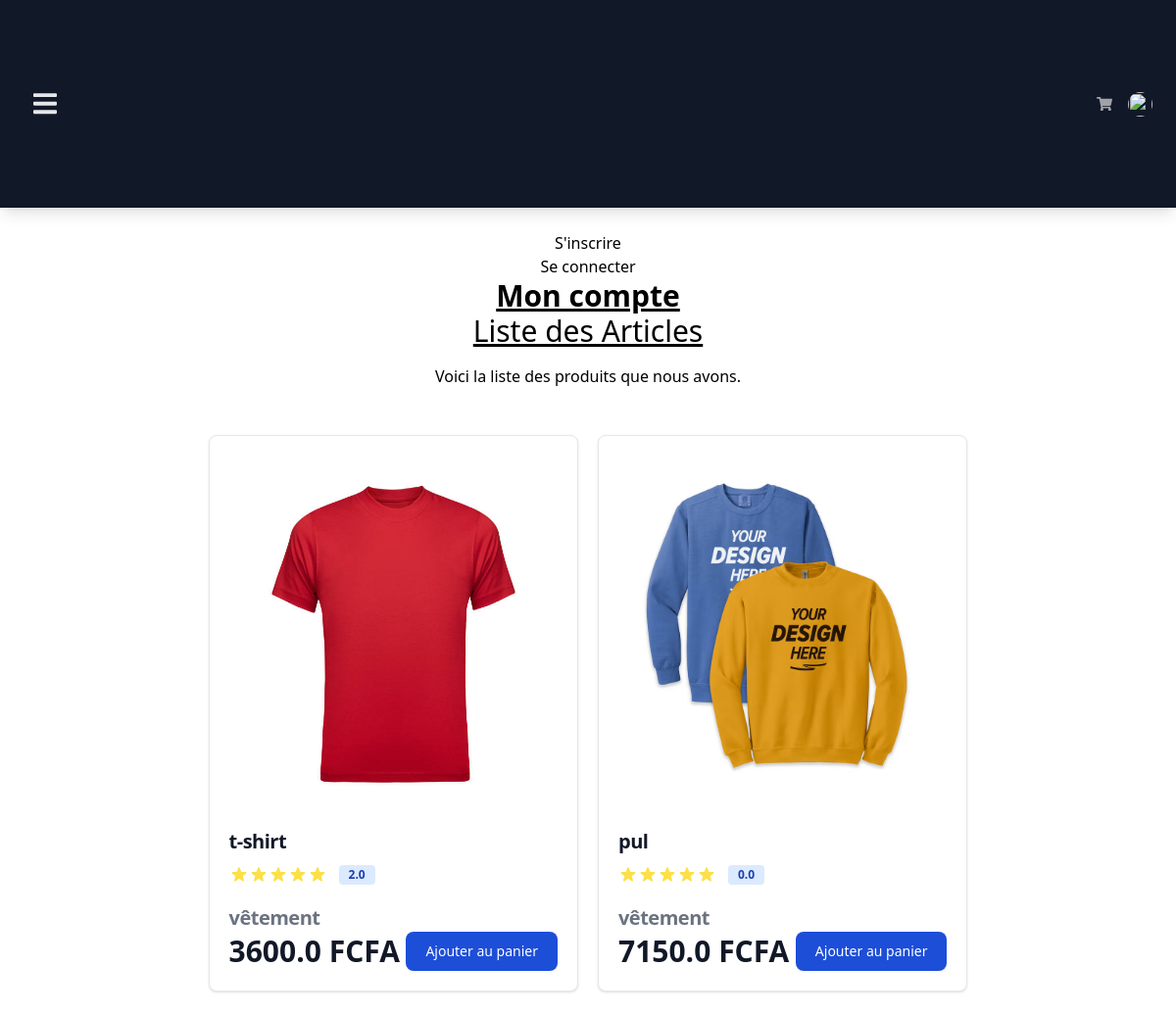
Screenshot of /boutique/ with the database file from the repository.
### ventes/models.py (models this page shows, shortened)
class Article(models.Model):
    designation = models.CharField(max_length=128, unique=True)
    pricePurchase = models.FloatField(default=0.0)
    benefitPercentage = models.IntegerField(default=0, validators=[MinValueValidator(0), MaxValueValidator(100)])
    stock = models.IntegerField(default=0)
    reduction = models.IntegerField(default=0, blank=True)
    description = models.TextField(blank=True)
    note = models.FloatField(default=0.0, blank=True, validators=[MinValueValidator(0.0), MaxValueValidator(5.0)])
    thumbnail = models.ImageField(upload_to="articles", blank=True, null=True)
    categorie = models.ForeignKey(Categorie, null=True, blank=True, on_delete=models.SET_NULL)
    def getSalePrice(self):
        return self.pricePurchase + (self.pricePurchase*self.benefitPercentage/100)

class Categorie(models.Model):
    wording = models.CharField(max_length=128)
    def __str__(self):
        return self.wording

### ventes/views.py (the view)
# urls.py: path('', views.index, name='index'),
def index(request):
    data = {}
    shopper = ov.findShopper(request.user)
    if shopper:
        data['commandLine'] = shopper.getCurrentCommande()
    data["articles"] =  Article.objects.all()
    return render(request, 'store/index.html', context=data)

### ventes/otherViews.py (called while the page is built)
def findShopper(user: object) -> Shopper:
    if user.is_authenticated:
        return Shopper.objects.filter(user=user)[0]
    return None

### ventes/templates/store/index.html (shortened to what this page needs)
{% extends 'base.html' %}
{% block content %}
    <div class="flex flex-col items-center mb-12 space-y-4">
        <h1 class="text-3xl underline underline-offset-auto">Liste des Articles</h1>
        <p>Voici la liste des produits que nous avons.</p>
    </div>
    {% if not articles %}
        <h3>Il n'y aucun article dans la boutique.</h3>
    {% else %}
        <div class="flex items-center space-x-5">
            {% for article in articles %}
                <div class="w-full max-w-sm bg-white border border-gray-200 rounded-lg shadow dark:bg-gray-800 dark:border-gray-700">
                    <a href="{% url 'ventes:article' article.id %}">
                        <img class="p-8 rounded-t-lg" src="{{ article.thumbnail.url }}" alt="{{ article.designation }}" style="height: 400px;"/>
                    </a>
                    <div class="px-5 pb-5">
                        <a href="">
                            <h5 class="text-xl font-semibold tracking-tight text-gray-900 dark:text-white">{{ article.designation }}</h5>
                        </a>
                        <div class="flex items-center mt-2.5 mb-5">
                            <span class="bg-blue-100 text-blue-800 text-xs font-semibold mr-2 px-2.5 py-0.5 rounded dark:bg-blue-200 dark:text-blue-800 ml-3">{{ article.note }}</span>
                        </div>
                        <h5 class="text-xl font-semibold tracking-tight text-gray-500 dark:text-white">{{ article.categorie }}</h5>
                        <div class="flex items-center justify-between">
                            <span class="text-3xl font-bold text-gray-900 dark:text-white">{{ article.getSalePrice }} FCFA</span>
                            <a href="#" class="text-white bg-blue-700 hover:bg-blue-800 focus:ring-4 focus:outline-none focus:ring-blue-300 font-medium rounded-lg text-sm px-5 py-2.5 text-center dark:bg-blue-600 dark:hover:bg-blue-700 dark:focus:ring-blue-800">Ajouter au panier</a>
                        </div>
                    </div>
                </div>
            {% endfor %}
        </div>
    {% endif %}
{% endblock %}

### layouts/base.html (shortened to what this page needs)
<!DOCTYPE html>
<html lang="en">
<head>
    <link rel="stylesheet" href="/media/static/css/output.css">
    <link rel="stylesheet" href="https://cdnjs.cloudflare.com/ajax/libs/font-awesome/6.0.0/css/all.min.css" />
    <link rel="stylesheet" href="https://cdn.jsdelivr.net/npm/tw-elements/dist/css/index.min.css" />
    <script src="https://cdn.tailwindcss.com"></script>
  </head>
<body class="">
      <nav class="relative w-full flex flex-wrap items-center justify-between py-3 bg-gray-900 text-gray-200 shadow-lg navbar navbar-expand-lg navbar-light">
  <div class="container-fluid w-full flex flex-wrap items-center justify-between px-6">
    <button
      class="navbar-toggler text-gray-200 border-0 hover:shadow-none hover:no-underline py-2 px-2.5 bg-transparent focus:outline-none focus:ring-0 focus:shadow-none focus:no-underline"
      type="button"
      data-bs-toggle="collapse"
      data-bs-target="#navbarSupportedContent1"
      aria-controls="navbarSupportedContent"
      aria-expanded="false"
      aria-label="Toggle navigation"
    >
    </button>
    <div class="flex items-center relative">
      <a class="text-white opacity-60 hover:opacity-80 focus:opacity-80 mr-4" href="#">
      </a>
      <div class="dropdown relative">
        <a
          class="dropdown-toggle flex items-center hidden-arrow"
          href="#"
          id="dropdownMenuButton2"
          role="button"
          data-bs-toggle="dropdown"
          aria-expanded="false"
        >
          <img
            src="https://mdbootstrap.com/img/new/avatars/2.jpg"
            class="rounded-full"
            style="height: 25px; width: 25px"
            alt=""
            loading="lazy"
          />
        </a>
      </div>
    </div>
  </div>
</nav>
      <main>
        <div class="m-auto max-w-7xl py-6 sm:px-6 lg:px-8 flex flex-col items-center" style="">
          {% if user.is_authenticated %}
          {{ user.username }}
              <a href="{% url 'accounts:logout' %}">Se déconnecter</a>
          {% else %}
              <a href="{% url 'accounts:signup' %}">S'inscrire</a>
              <a href="{% url 'accounts:login' %}">Se connecter</a>
          {% endif %}
          <a href="">
            <h1 class="text-3xl font-bold underline">Mon compte</h1>
          </a>
          {% block content %}
          {% endblock %}
        </div>
      </main>
</body>
</html>

### rows the page displays
Article: thumbnail (picture), designation "t-shirt", note "2.0", categorie "vêtement", getSalePrice "3600.0"
Article: thumbnail (picture), designation "pul", note "0.0", categorie "vêtement", getSalePrice "7150.0"
